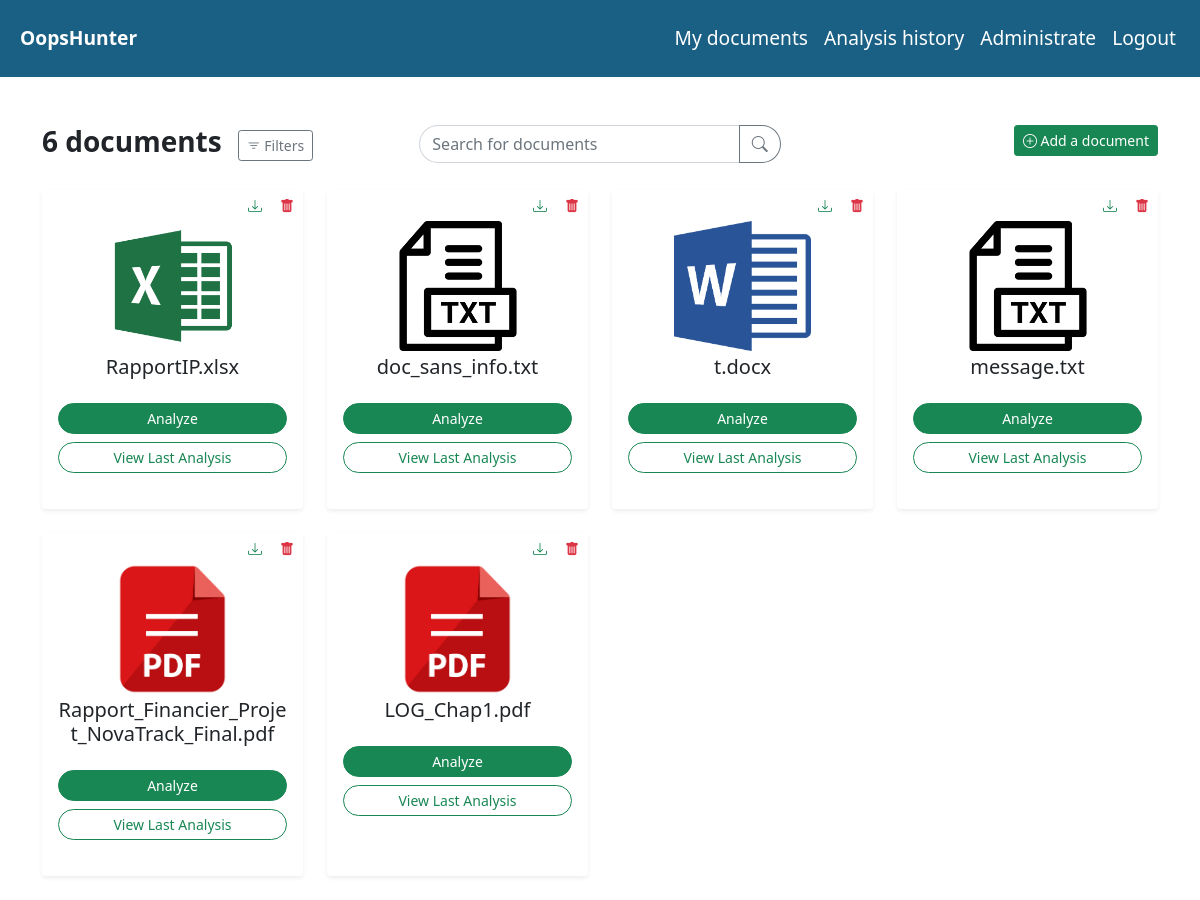
The app's page /document/show (signed in) with its own data.
### tables this page shows
CREATE TABLE ANALYSIS_REPORT(
   id_analysis INTEGER CONSTRAINT pk_analysis PRIMARY KEY AUTOINCREMENT,
   title VARCHAR(50),
   date_analysis DATETIME,
   id_document INTEGER NOT NULL,
   CONSTRAINT fk_document_analysis FOREIGN KEY(id_document)
      REFERENCES DOCUMENT(id_document)
);

CREATE TABLE DOCUMENT(
   id_document INTEGER CONSTRAINT pk_document PRIMARY KEY AUTOINCREMENT,
   title VARCHAR(50),
   path VARCHAR(50),
   type VARCHAR(10),
   date_creation DATETIME,
   date_update DATETIME
);

### controllers/document_controller.py (the view)
@document_controller.route('/document/show', methods=['GET'])
@login_required
def show_document():
    def apply_filters(
        documents: list, start_date: str, end_date: str, location: str, sensitive_data: bool, type: str, search: str
    ) -> list:
        filtered_documents = []
        if start_date and end_date and start_date > end_date:
            start_date, end_date = end_date, start_date
        for doc in documents:
            containsSensitiveData = doc['sensitive_data'] > 0 if sensitive_data == 'True'\
                else doc['sensitive_data'] == 0 or not sensitive_data
            isGoodLoc = not location or doc['id_location'] == int(location)
            isGoodType = not type or doc['type'] == type
            date_creation = str(datetime.strptime(doc['date_creation'], "%Y-%m-%d %H:%M:%S").date())
            isGoodStartDate = not start_date or date_creation >= start_date
            isGoodEndDate = not end_date or date_creation <= end_date
            matchesSearch = not search or search.lower() in doc['title'].lower()
            if containsSensitiveData and isGoodLoc and isGoodType and isGoodStartDate and isGoodEndDate and matchesSearch:
                filtered_documents.append(doc)
        return filtered_documents
    rows = get_documents()
    documents = [dict(row) for row in rows]
    rows = get_locations()
    locations = [dict(row) for row in rows]
    search_input = request.args.get('search_input')
    start_date = request.args.get('start_date')
    end_date = request.args.get('end_date')
    location = request.args.get('location')
    sensitive_data = request.args.get('sensitive_data')
    type = request.args.get('type')
    search = request.args.get('search', '')
    filtered_documents = apply_filters(documents, start_date, end_date, location, sensitive_data, type, search)
    return render_template(
        'document/show.html',
        documents=filtered_documents,
        len=len(filtered_documents),
        selected_search_input=search_input if search_input else '',
        selected_start_date=start_date,
        selected_end_date=end_date,
        selected_location=int(location) if location else location,
        selected_sensitive_data=sensitive_data,
        selected_type=type,
        search_query=search,
        types=AUTHORIZED_TYPES,
        locations=locations
    )

### controllers/document_controller.py (called while the page is built)
@document_controller.teardown_app_request
def teardown_db(exception): close_db(exception)

### queries/document_queries.py (called while the page is built)
def get_db():
    db = getattr(g, '_database', None)
    if db is None:
        db = g._database = sqlite3.connect(DATABASE)
        db.row_factory = sqlite3.Row
    return db

def get_documents():
    db = get_db()
    return db.execute("""
        SELECT d.*,
            ar.title as analysis,
            ar.id_analysis as last_analysis_id,
            ifnull(sd.id_sensitive_data, 0) as sensitive_data,
            e.id_location
        FROM document as d
        LEFT JOIN (
            SELECT id_document, title, id_analysis
            FROM analysis_report
            WHERE (id_document, date_analysis) IN (
                SELECT id_document, MAX(date_analysis)
                FROM analysis_report
                GROUP BY id_document
            )
        ) as ar ON ar.id_document = d.id_document
        LEFT JOIN sensitive_data as sd ON sd.id_analysis = ar.id_analysis
        INNER JOIN produces as p ON p.id_document = d.id_document
        INNER JOIN employee as e ON e.id_employee = p.id_employee
        GROUP BY d.id_document;
    """).fetchall()

def get_locations():
    db = get_db()
    return db.execute('\
        select * from location;\
    ').fetchall()

### templates/document/show.html (shortened to what this page needs)
{% extends "index.html" %}
{% block body %}
    <div class="row g-3 mb-4">
        <div class="d-flex align-items-center col-12 col-lg-4">
            <h3><strong>{{ len }} documents</strong></h3>
            <button
                class="btn btn-outline-secondary btn-sm ms-3"
                data-bs-toggle="modal"
                data-bs-target="#filterDocumentModal">
                <i class="bi bi-filter"></i>
                Filters
            </button>
        </div>
        <div class="col-6 col-lg-4">
            <form action="{{ url_for('document_controller.show_document') }}" method="GET">
                <div class="input-group">
                    <input
                        type="text"
                        name="search"
                        placeholder="Search for documents"
                        class="form-control rounded-pill rounded-end"
                        value="{{ search_query if search_query }}" />
                    <button type="submit" class="btn btn-outline-secondary rounded-pill rounded-start">
                        <i class="bi bi-search"></i>
                    </button>
                </div>
            </form>
        </div>
        <div class="col-6 col-lg-4 text-end">
            <button
                class="btn btn-success btn-sm"
                data-bs-toggle="modal"
                data-bs-target="#addDocumentModal">
                <i class="bi bi-plus-circle"></i>
                Add a document
            </button>
        </div>
    </div>
    <div class="row gx-4 gy-4 mb-4">
        {% for document in documents %}
            <div class="col-12 col-sm-6 col-md-4 col-lg-3">
                <div class="card h-100 rounded shadow-sm">
                    <div class="d-flex justify-content-end">
                        <form
                            method="post"
                            action="{{ url_for('document_controller.download_document') }}">
                            <fieldset>
                                <button
                                    type="submit"
                                    class="btn btn-sm text-success rounded-circle">
                                    <i class="bi bi-download"></i>
                                </button>
                            </fieldset>
                        </form>
                        <a
                            href="{{ url_for('document_controller.delete_document', filename=document.title) }}"
                            class="btn btn-sm text-danger rounded-circle">
                            <i class="bi bi-trash-fill"></i>
                        </a>
                    </div>
                    <div class="card-body text-center pt-0">
                        <img
                            src="{{ url_for('static', filename='images/' + document.type.replace('.', '').lower() + '.png') }}"
                            alt="{{ document.type }}"
                            class="img-fluid"
                            style="max-height: 130px;">
                        <h5 class="card-title mt-1">{{ document.title }}</h5>
                        <form action="{{ url_for('analysis_controller.analyse_document') }}" method="post" style="display: inline;">
                            <button type="submit" class="btn btn-success btn-sm mt-3 rounded-pill w-100">Analyze</button>
                         </form>
                         {% if document.analysis %}
                         <a href="{{ url_for('analysis.show_analysis', analysis_id=document.last_analysis_id) }}"
                            class="btn btn-outline-success btn-sm mt-2 rounded-pill w-100">
                             View Last Analysis
                         </a>
                     {% endif %}
                    </div>
                </div>
            </div>
        {% endfor %}
    </div>
{% endblock %}

### templates/index.html (shortened to what this page needs)
<!DOCTYPE html>
<html lang="en">
<head>
    <link rel="stylesheet" href="https://cdn.jsdelivr.net/npm/bootstrap-icons@1.3.0/font/bootstrap-icons.css">
    <link href="https://cdn.jsdelivr.net/npm/bootstrap@5.0.2/dist/css/bootstrap.min.css" rel="stylesheet"
>
    <link rel="stylesheet" href="{{ url_for('static', filename='styles.css') }}">
</head>
<body>
    {% block navbar %}
    {% include('_navbar.html') %}
    {% endblock %}
    <div class="{% block container_class %}container-md{% endblock %}">
        {% block body %}{% endblock %}
    </div>
</body>
</html>

### templates/_navbar.html (shortened to what this page needs)
<nav class="navbar-expand-lg mb-5 text-center">
    <div class="h-50 p-3 w-100 navbar">
        <a
            href="/"
            class="d-none d-lg-block m-1 text-decoration-none"
            data-bs-target="#navbarNav">
            <strong>
                OopsHunter
            </strong>
        </a>
        <div class="collapse navbar-collapse" id="navbarNav">
            <ul class="navbar-nav ms-auto">
                <li class="m-2 nav-item">
                    <a href="/document/show" class="text-decoration-none">My documents</a>
                </li>
                <li class="m-2 nav-item">
                    <a href="/analysis_history" class="text-decoration-none">Analysis history</a>
                </li>
                <li class="m-2 nav-item">
                    <a href="/human_ressource" class="text-decoration-none">Administrate</a>
                </li>
                <li class="m-2 nav-item">
                    <a href="/logout" class="text-decoration-none">Logout</a>
                </li>
            </ul>
        </div>
    </div>
</nav>

### static/styles.css (style rules this page uses)
.navbar, .navbar a, .navbar a:hover { background: #1A6085; color: #ffff; font-size: 1.2rem; }
.card { border: none; margin-bottom: 20px; }

### records on screen
ANALYSIS_REPORT: shows a picture, title "RapportIP.xlsx"
ANALYSIS_REPORT: title "doc_sans_info.txt"
ANALYSIS_REPORT: shows a picture, title "t.docx"
ANALYSIS_REPORT: title "message.txt"
ANALYSIS_REPORT: title "Rapport_Financier_Projet_NovaTrack_Final.pdf"
ANALYSIS_REPORT: title "LOG_Chap1.pdf"

### other values on screen
{{ len }} "6"
